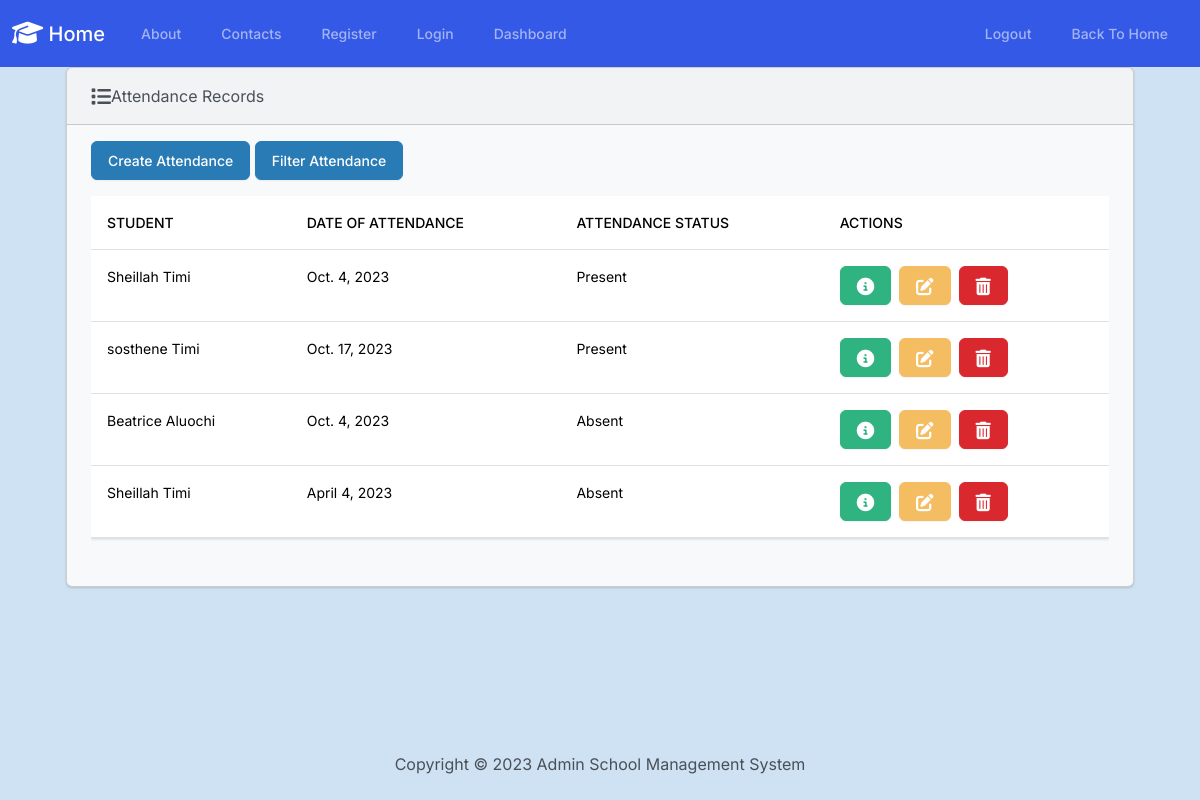
The page /attendance/list/ on the database as committed earlier.
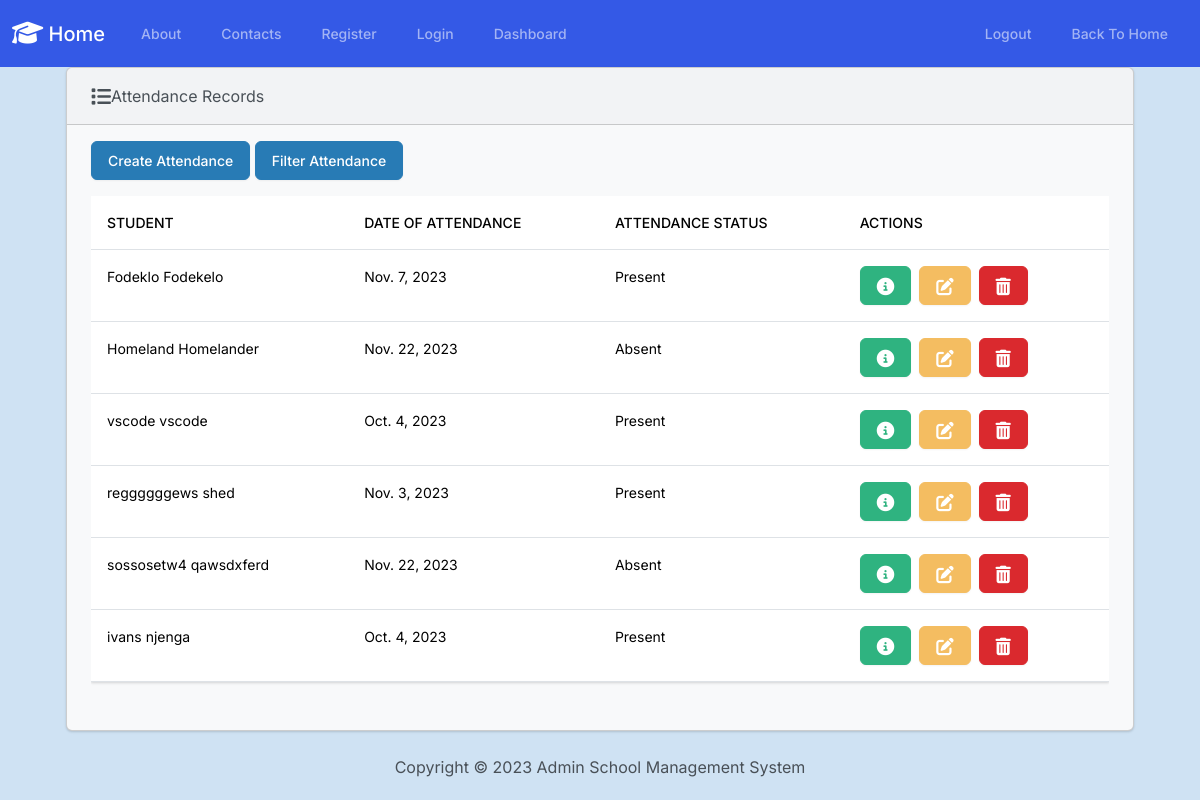
The same page on the database as committed later.
### Attendance/models.py (models this page shows, shortened)
class Attendance(models.Model):
    student = models.ForeignKey(Student, on_delete=models.CASCADE)
    attendanceStatus = models.CharField(max_length=30, choices=ATTENDANCE_CHOICES)
    dateOfAttendance = models.DateField()

### Students/models.py (models this page shows, shortened)
class Student(models.Model):
    firstName = models.CharField(max_length=50)
    lastName = models.CharField(max_length=50)
    dateOfBirth = models.DateField()
    yearOfStudy = models.IntegerField(choices=YEAR_CHOICES)

### Attendance/views.py (the view)
# urls.py: path('list/', views.list_attendance, name="list_attendance"),
def list_attendance(request):
    attendance_records = Attendance.objects.all()
    return render(request, 'attendance/list_attendance.html', {'attendance_records': attendance_records})

### templates/attendance/list_attendance.html (shortened to what this page needs)
{% extends "layout.html" %}
{% block content %}
    <div class="row">
        <div class="col-12">
            {% if attendance_records %}
                <div class="card bg-light ms-4 me-4 mb-4">
                    <div class="card-header">
                        <i class="fa-solid fa-list fa-lg"></i>Attendance Records
                    </div>
                    <div class="card-body">
                        <p class="card-text">
                            <a href="{% url 'create_attendance' %}" class="btn btn-info">
                                Create Attendance</a>
                            <a href="{% url 'list_attendance_by_status' %}" class="btn btn-info">
                                Filter Attendance</a>
                            <div class="table-responsive">
                                <table class="table table-hover">
                                    <thead>
                                        <tr>
                                            <th scope="col">Student</th>
                                            <th scope="col">Date of Attendance</th>
                                            <th scope="col">Attendance Status</th>
                                            <th scope="col">Actions</th>
                                        </tr>
                                    </thead>
                                    <tbody>
                                        {% for attendance_record in attendance_records %}
                                            <tr>
                                                <td>{{ attendance_record.student.firstName }} {{ attendance_record.student.lastName }}</td>
                                                <td>{{ attendance_record.dateOfAttendance }}</td>
                                                <td>{{ attendance_record.attendanceStatus }}</td>
                                                <td>
                                                    <button type="button" class="btn btn-success me-1" data-bs-toggle="modal" data-bs-target="#myModal{{ attendance_record.id }}">
                                                    </button>
                                                    <a class="btn btn-warning me-1" href="{% url 'update_attendance' attendance_record.id %}">
                                                    </a>
                                                    <button type="button" class="btn btn-danger" data-bs-toggle="modal" data-bs-target="#delete{{ attendance_record.id }}">
                                                    </button>
                                                </td>
                                            </tr>
                                        {% endfor %}
                                    </tbody>
                                </table>
                            </div>
                        </p>
                    </div>
                </div>
            {% else %}
                <h5 class="alert alert-primary ms-4 me-4">No Attendance Records</h5>
            {% endif %}
        </div>
    </div>
{% endblock %}

Rows that differ between the two databases and show on the page:
removed Attendance: student.firstName "Sheillah", student.lastName "Timi", dateOfAttendance "Oct. 4, 2023", attendanceStatus "Present"
removed Attendance: student.firstName "sosthene", student.lastName "Timi", dateOfAttendance "Oct. 17, 2023", attendanceStatus "Present"
removed Attendance: student.firstName "Beatrice", student.lastName "Aluochi", dateOfAttendance "Oct. 4, 2023", attendanceStatus "Absent"
removed Attendance: student.firstName "Sheillah", student.lastName "Timi", dateOfAttendance "April 4, 2023", attendanceStatus "Absent"
added Attendance: student.firstName "Fodeklo", student.lastName "Fodekelo", dateOfAttendance "Nov. 7, 2023", attendanceStatus "Present"
added Attendance: student.firstName "Homeland", student.lastName "Homelander", dateOfAttendance "Nov. 22, 2023", attendanceStatus "Absent"
added Attendance: student.firstName "vscode", student.lastName "vscode", dateOfAttendance "Oct. 4, 2023", attendanceStatus "Present"
added Attendance: student.firstName "reggggggews", student.lastName "shed", dateOfAttendance "Nov. 3, 2023", attendanceStatus "Present"
added Attendance: student.firstName "sossosetw4", student.lastName "qawsdxferd", dateOfAttendance "Nov. 22, 2023", attendanceStatus "Absent"
added Attendance: student.firstName "ivans", student.lastName "njenga", dateOfAttendance "Oct. 4, 2023", attendanceStatus "Present"
